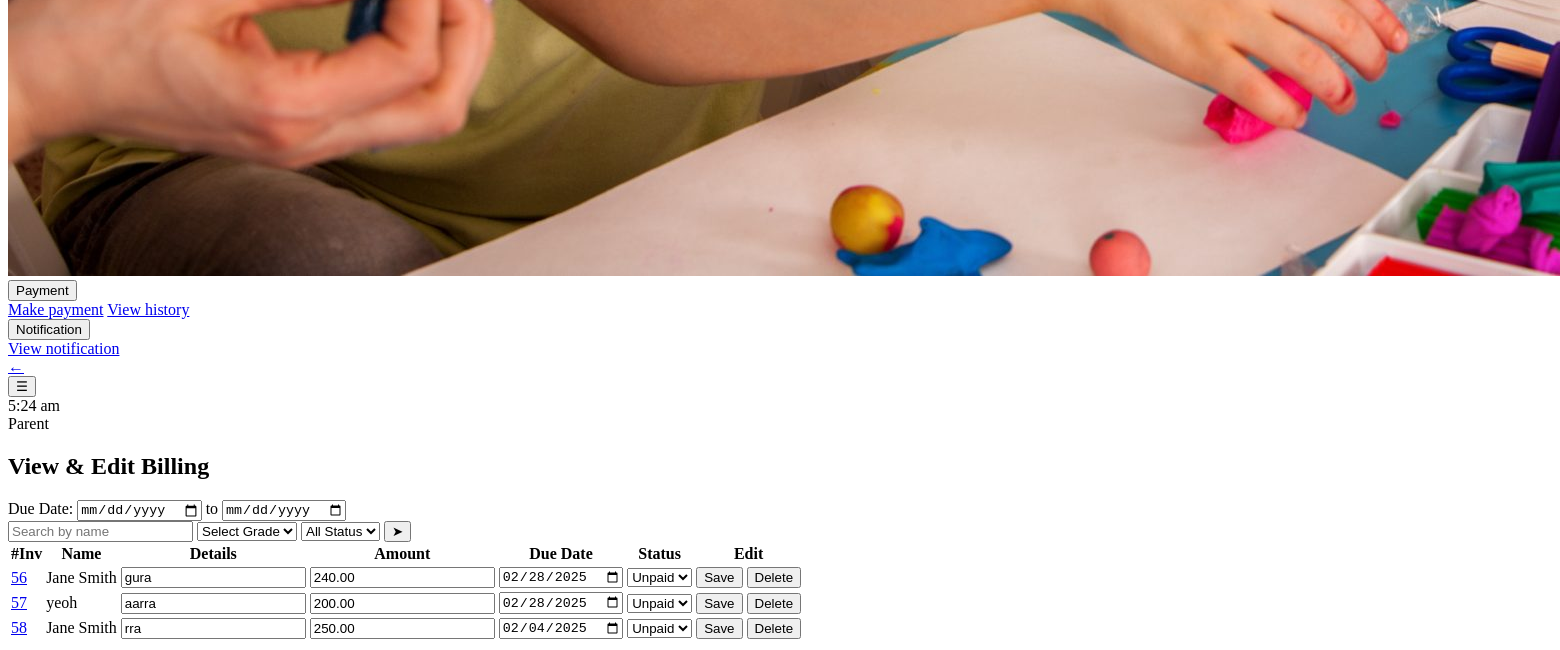
Page /accountant/viewBilling (signed in, lower part) on the earlier database version.
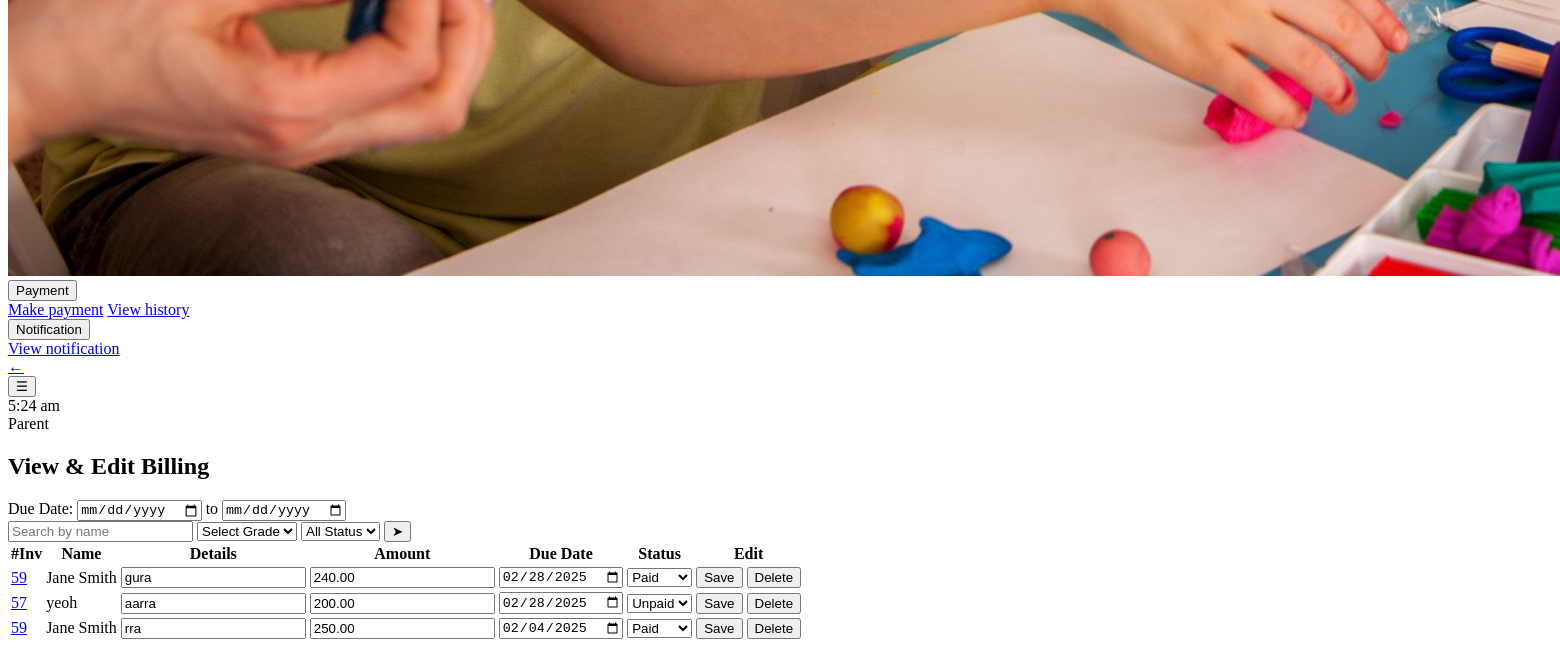
Same page on the later database version.
### models.py (models this page shows, shortened)
class Fee(db.Model):
    __tablename__ = 'fees'
    id = db.Column(db.Integer, primary_key=True, autoincrement=True)
    student_id = db.Column(db.Integer, db.ForeignKey('students.id'), nullable=False)
    create_date = db.Column(db.Date, default=func.current_date())
    due_date = db.Column(db.Date, nullable=False)
    amount = db.Column(NUMERIC(10, 2), nullable=False)
    fee_type = db.Column(db.String(100), nullable=False)
    status = db.Column(db.Enum('unpaid', 'paid', name='fee_status'), default='unpaid')
    invoice_id = db.Column(db.Integer, db.ForeignKey('invoices.id'), nullable=True)
    invoice = db.relationship('Invoice', back_populates='fees')

class Invoice(db.Model):
    __tablename__ = 'invoices'
    id = db.Column(db.Integer, primary_key=True, autoincrement=True)
    total_amount = db.Column(NUMERIC(10, 2), nullable=False)
    flag = db.Column(db.Boolean, default=False)  # True if paid before the due date
    fees = db.relationship('Fee', back_populates='invoice', lazy='joined')

class Student(db.Model):
    __tablename__ = 'students'
    id = db.Column(db.Integer, primary_key=True, autoincrement=True)
    name = db.Column(db.String(255), nullable=False)
    grade = db.Column(db.String(50), nullable=False)
    dob = db.Column(db.Date, nullable=False)
    transport = db.Column(db.Boolean, default=False)
    user_id = db.Column(db.Integer, db.ForeignKey('users.id'), nullable=False)
    fees = db.relationship('Fee', backref='student', cascade='all, delete-orphan')

### routes/accountant_routes.py (the view)
@accountant_blueprint.route("/viewBilling", methods=["GET"])
@login_required
def viewBilling():
    student_name = request.args.get("student_name")
    grade = request.args.get("grade")
    status = request.args.get("status")
    start_date = request.args.get("start_date")
    end_date = request.args.get("end_date")
    fees, error = view_billing(student_name, grade, status, start_date, end_date)
    if error:
        flash(error, "error")
        fees = []
    return render_template("viewBilling.html", fees=fees)

### app.py (called while the page is built)
@login_manager.user_loader
def load_user(user_id):
    return User.query.get(int(user_id))

### templates/viewBilling.html (shortened to what this page needs)
{% if current_user.role == 'teacher' %}
{% extends "teacherBase.html" %}
{% elif current_user.role == 'admin'%}
{% extends "adminBase.html" %}
{% elif current_user.role == 'accountant' %}
{% extends "accountantBase.html" %}
{% elif current_user.role == 'parent'%}
{% extends "parentBase.html" %}
{% endif %}
{% block content %}
<section class="content">
    <div class="header-container">
        <form method="GET" action="{{ url_for('accountant.viewBilling') }}">
            <div class="header-top">
                <h1>View & Edit Billing</h1>
                <div class="date-filters">
                    <span>Due Date:</span>
                    <input type="date" name="start_date" value="{{ request.args.get('start_date', '') }}"
                        placeholder="Start Due Date">
                    <span> to </span>
                    <input type="date" name="end_date" value="{{ request.args.get('end_date', '') }}"
                        placeholder="End Date">
                </div>
            </div>
            <div class="search-bar">
                <input type="text" name="student_name" placeholder="Search by name"
                    value="{{ request.args.get('student_name', '') }}">
                <select id="grade" name="grade">
                    <option value="">Select Grade</option>
                </select>
                <select name="status">
                    <option value="">All Status</option>
                </select>
                <button>&#x27A4;</button>
            </div>
        </form>
    </div>
    <table id="myTable2">
        <thead>
            <tr>
                <th onclick="sortTable(0)">#Inv </th>
                <th onclick="sortTable(1)">Name </th>
                <th onclick="sortTable(2)">Details </th>
                <th onclick="sortTable(3)">Amount </th>
                <th onclick="sortTable(4)">Due Date </th>
                <th onclick="sortTable(5)">Status </th>
                <th>Edit</th>
            </tr>
        </thead>
        <tbody>
            {% if fees %}
            {% for fee in fees %}
            <tr>
                <td>
                    <a href="{{ url_for('accountant.invoice_details', invoice_id=fee.invoice.id) }}">{{ fee.invoice.id }}</a>
                </td>
                <td>
                    <span class="name">{{ fee.student.name }}</span>
                </td>
                <td>
                    <input type="text" class="details" data-id="{{ fee.id }}" value="{{ fee.fee_type }}">
                </td>
                <td>
                    <input type="number" class="amount" data-id="{{ fee.id }}" value="{{ fee.amount }}">
                </td>
                <td>
                    <input type="date" class="dueDate" data-id="{{ fee.id }}" value="{{ fee.due_date }}">
                </td>
                <td>
                    <select class="status" data-id="{{ fee.id }}">
                        <option value="unpaid" {% if fee.status=='unpaid' %}selected{% endif %}>Unpaid</option>
                        <option value="paid" {% if fee.status=='paid' %}selected{% endif %}>Paid</option>
                    </select>
                </td>
                <td class="edit">
                    <button class="update-btn" data-id="{{ fee.id }}">Save</button>
                    <button class="delete-btn" data-id="{{ fee.id }}">Delete</button>
                </td>
            </tr>
            {% endfor %}
            {% else %}
            <tr>
                <td colspan="7">No fee records found.</td>
            </tr>
            {% endif %}
        </tbody>
    </table>
</section>
</div>
{% endblock %}

Differences in the rows shown:
changed Fee "gura": invoice.id "56" → "59"; status+id "Unpaid" → "Paid"
changed Fee "rra": invoice.id "58" → "59"; status+id "Unpaid" → "Paid"
